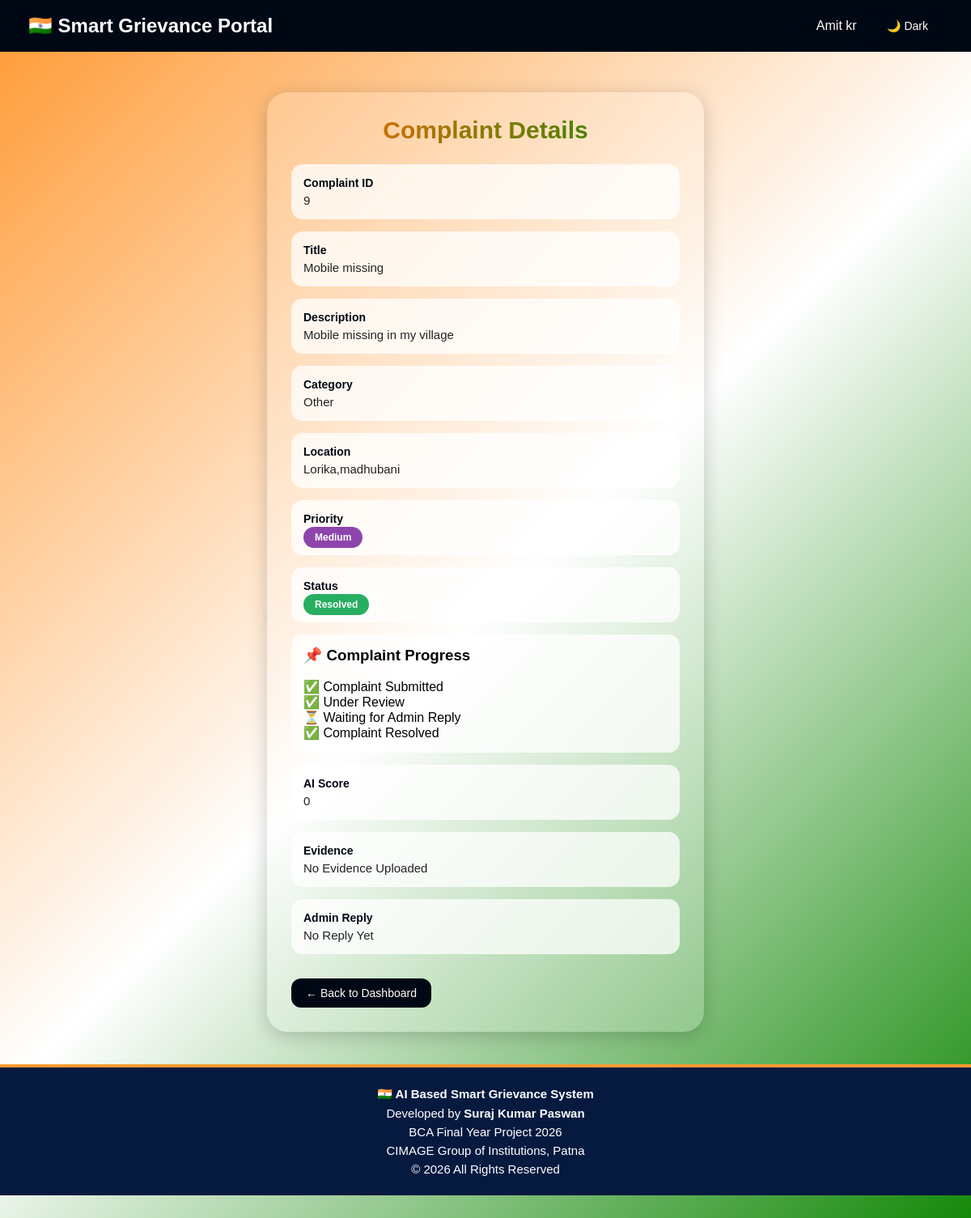
/view/9 (signed in), run on the app's committed database.
### tables this page shows
CREATE TABLE complaints (
            id INTEGER PRIMARY KEY AUTOINCREMENT,
            user_name TEXT NOT NULL,
            title TEXT NOT NULL,
            description TEXT NOT NULL,
            category TEXT NOT NULL,
            priority TEXT DEFAULT 'Medium',
            status TEXT DEFAULT 'Pending',
            ai_score INTEGER DEFAULT 0,
            created_at TEXT DEFAULT CURRENT_TIMESTAMP
        , location TEXT, evidence TEXT, reply TEXT, tracking_id TEXT);

### app.py (the view, shortened to what this page needs)
@app.route("/view/<int:id>", methods=["GET", "POST"])
def view_complaint(id):
    if "user" not in session:
        return redirect(url_for("login"))
    with get_db_connection() as conn:
        complaint = conn.execute(
            "SELECT * FROM complaints WHERE id=?",
            (id,)
        ).fetchone()
    return render_template(
        "view_complaint.html",
        complaint=complaint
    )

### app.py (called while the page is built)
def get_db_connection():
    conn = sqlite3.connect(DATABASE)
    conn.row_factory = sqlite3.Row
    return conn

### templates/view_complaint.html (shortened to what this page needs)
<!DOCTYPE html>
<html lang="en">
<head>
</head>
<body>
<img src="{{ url_for('static', filename='ashoka.png') }}" class="chakra">
<div class="navbar">
<div class="logo">
🇮🇳 Smart Grievance Portal
</div>
<div>
{{ session['user'] }}
<button
id="darkModeBtn"
class="btn"
style="margin-left:15px; margin-top:0;">
🌙 Dark
</button>
</div>
</div>
<div class="container">
<div class="card">
<div class="heading">
Complaint Details
</div>
<div class="detail-box">
<div class="label">Complaint ID</div>
<div class="value">{{ complaint.id }}</div>
</div>
<div class="detail-box">
<div class="label">Title</div>
<div class="value">{{ complaint.title }}</div>
</div>
<div class="detail-box">
<div class="label">Description</div>
<div class="value">{{ complaint.description }}</div>
</div>
<div class="detail-box">
<div class="label">Category</div>
<div class="value">{{ complaint.category }}</div>
</div>
<div class="detail-box">
<div class="label">Location</div>
<div class="value">
{{ complaint.location if complaint.location else "Not Provided" }}
</div>
</div>
<div class="detail-box">
<div class="label">Priority</div>
<div class="value">
{% if complaint.priority == "Low" %}
<span class="badge low">Low</span>
{% elif complaint.priority == "Medium" %}
<span class="badge medium">Medium</span>
{% else %}
<span class="badge high">High</span>
{% endif %}
</div>
</div>
<div class="detail-box">
<div class="label">Status</div>
<div class="value">
{% if complaint.status == "Pending" %}
<span class="badge pending">Pending</span>
{% else %}
<span class="badge resolved">Resolved</span>
{% endif %}
</div>
</div>
<div class="detail-box">
<h3>📌 Complaint Progress</h3>
<br>
<p>✅ Complaint Submitted</p>
{% if complaint.status == "Pending" or complaint.status == "Resolved" %}
<p>✅ Under Review</p>
{% endif %}
{% if complaint.reply %}
<p>✅ Admin Replied</p>
{% else %}
<p>⏳ Waiting for Admin Reply</p>
{% endif %}
{% if complaint.status == "Resolved" %}
<p>✅ Complaint Resolved</p>
{% else %}
<p>⏳ Resolution Pending</p>
{% endif %}
</div>
<div class="detail-box">
<div class="label">AI Score</div>
<div class="value">{{ complaint.ai_score }}</div>
</div>
<div class="detail-box">
<div class="label">Evidence</div>
<div class="value">
{% if complaint.evidence %}
<a
href="{{ url_for('static', filename='uploads/' + complaint.evidence) }}"
target="_blank"
class="btn">
📎 View Evidence
</a>
{% else %}
No Evidence Uploaded
{% endif %}
</div>
</div>
<div class="detail-box">
<div class="label">Admin Reply</div>
<div class="value">
{% if complaint.reply %}
{{ complaint.reply }}
{% else %}
No Reply Yet
{% endif %}
</div>
</div>
<a href="{{ url_for('user_dashboard') }}" class="btn">
← Back to Dashboard
</a>
</div>
</div>
<footer>
<p><strong>🇮🇳 AI Based Smart Grievance System</strong></p>
<p>Developed by <strong>Suraj Kumar Paswan</strong></p>
<p>BCA Final Year Project 2026</p>
<p>CIMAGE Group of Institutions, Patna</p>
<p>© 2026 All Rights Reserved</p>
</footer>
</body>
</html>

### templates/view_complaint.html (style rules this page uses)
* { margin:0; padding:0; box-sizing:border-box; font-family:Arial; }
body { min-height:100vh; background:linear-gradient( 135deg, #ff9933, white, #138808 ); overflow:auto; padding-bottom:40px; }
.chakra { position:fixed; top:50%; left:50%; transform:translate(-50%,-50%); width:550px; opacity:0.06; animation:spin 40s linear infinite; z-index:-1; }
.navbar { background:#000814; color:white; padding:14px 35px; display:flex; justify-content:space-between; align-items:center; }
.logo { font-size:24px; font-weight:bold; }
.container { width:45%; margin:auto; margin-top:50px; }
.card { background:rgba(255,255,255,0.2); backdrop-filter:blur(12px); padding:30px; border-radius:25px; box-shadow:0 5px 25px rgba(0,0,0,0.2); }
.heading { text-align:center; font-size:30px; font-weight:bold; margin-bottom:25px; background:linear-gradient( to right, #ff6a00, #138808 ); -webkit-background-clip:text; -webkit-text-fill-color:transparent; }
.detail-box { background:rgba(255,255,255,0.75); padding:15px; border-radius:14px; margin-bottom:15px; }
.label { font-size:14px; font-weight:bold; color:#000814; margin-bottom:5px; }
.value { font-size:15px; color:#222; }
.badge { padding:6px 14px; border-radius:20px; color:white; font-size:12px; font-weight:bold; }
.resolved { background:#27ae60; }
.medium { background:#8e44ad; }
.btn { display:inline-block; margin-top:15px; padding:10px 18px; background:#000814; color:white; text-decoration:none; border-radius:12px; font-size:14px; transition:0.3s; border:none; cursor:pointer; }
footer { margin-top:40px; background:#061a40; color:white; text-align:center; padding:18px; font-size:15px; border-top:4px solid #ff9933; }
footer p { margin:6px 0; }

### data on the page
complaints: user "Amit kr", id "9", title "Mobile missing", description "Mobile missing in my village", category "Other", location "Lorika,madhubani", ai_score "0"
